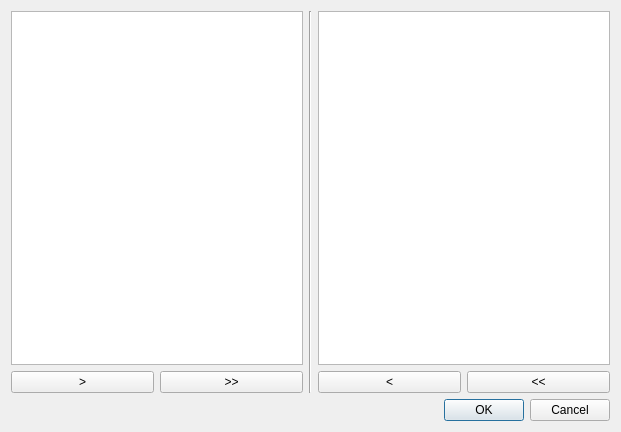
<?xml version="1.0" encoding="UTF-8"?>
<ui version="4.0">
 <class>TagsFilterDialog</class>
 <widget class="QDialog" name="TagsFilterDialog">
  <property name="geometry">
   <rect>
    <x>0</x>
    <y>0</y>
    <width>621</width>
    <height>432</height>
   </rect>
  </property>
  <property name="windowTitle">
   <string>Dialog</string>
  </property>
  <layout class="QVBoxLayout" name="verticalLayout">
   <item>
    <layout class="QHBoxLayout" name="mainHorizontalLayout">
     <item>
      <layout class="QVBoxLayout" name="DefaultTagsVerticalLayout">
       <item>
        <widget class="QListView" name="defaultTagsListView"/>
       </item>
       <item>
        <layout class="QHBoxLayout" name="buttonsDefaultHorizontalLayout">
         <item>
          <widget class="QPushButton" name="moveToSelectedPushButton">
           <property name="text">
            <string>&gt;</string>
           </property>
          </widget>
         </item>
         <item>
          <widget class="QPushButton" name="moveAllToSelectedPushButton">
           <property name="text">
            <string>&gt;&gt;</string>
           </property>
          </widget>
         </item>
        </layout>
       </item>
      </layout>
     </item>
     <item>
      <widget class="Line" name="line">
       <property name="orientation">
        <enum>Qt::Vertical</enum>
       </property>
      </widget>
     </item>
     <item>
      <layout class="QVBoxLayout" name="selectedTagsVerticalLayout">
       <item>
        <widget class="QListView" name="selectedTagsListView"/>
       </item>
       <item>
        <layout class="QHBoxLayout" name="buttonsSelectedHorizontalLayout">
         <item>
          <widget class="QPushButton" name="moveToDefaultPushButton">
           <property name="text">
            <string>&lt;</string>
           </property>
          </widget>
         </item>
         <item>
          <widget class="QPushButton" name="moveAllToDefaultPushButton">
           <property name="text">
            <string>&lt;&lt;</string>
           </property>
          </widget>
         </item>
        </layout>
       </item>
      </layout>
     </item>
    </layout>
   </item>
   <item>
    <widget class="QDialogButtonBox" name="buttonBox">
     <property name="orientation">
      <enum>Qt::Horizontal</enum>
     </property>
     <property name="standardButtons">
      <set>QDialogButtonBox::Cancel|QDialogButtonBox::Ok</set>
     </property>
    </widget>
   </item>
  </layout>
 </widget>
 <resources/>
 <connections>
  <connection>
   <sender>buttonBox</sender>
   <signal>accepted()</signal>
   <receiver>TagsFilterDialog</receiver>
   <slot>accept()</slot>
   <hints>
    <hint type="sourcelabel">
     <x>248</x>
     <y>254</y>
    </hint>
    <hint type="destinationlabel">
     <x>157</x>
     <y>274</y>
    </hint>
   </hints>
  </connection>
  <connection>
   <sender>buttonBox</sender>
   <signal>rejected()</signal>
   <receiver>TagsFilterDialog</receiver>
   <slot>reject()</slot>
   <hints>
    <hint type="sourcelabel">
     <x>316</x>
     <y>260</y>
    </hint>
    <hint type="destinationlabel">
     <x>286</x>
     <y>274</y>
    </hint>
   </hints>
  </connection>
 </connections>
</ui>
